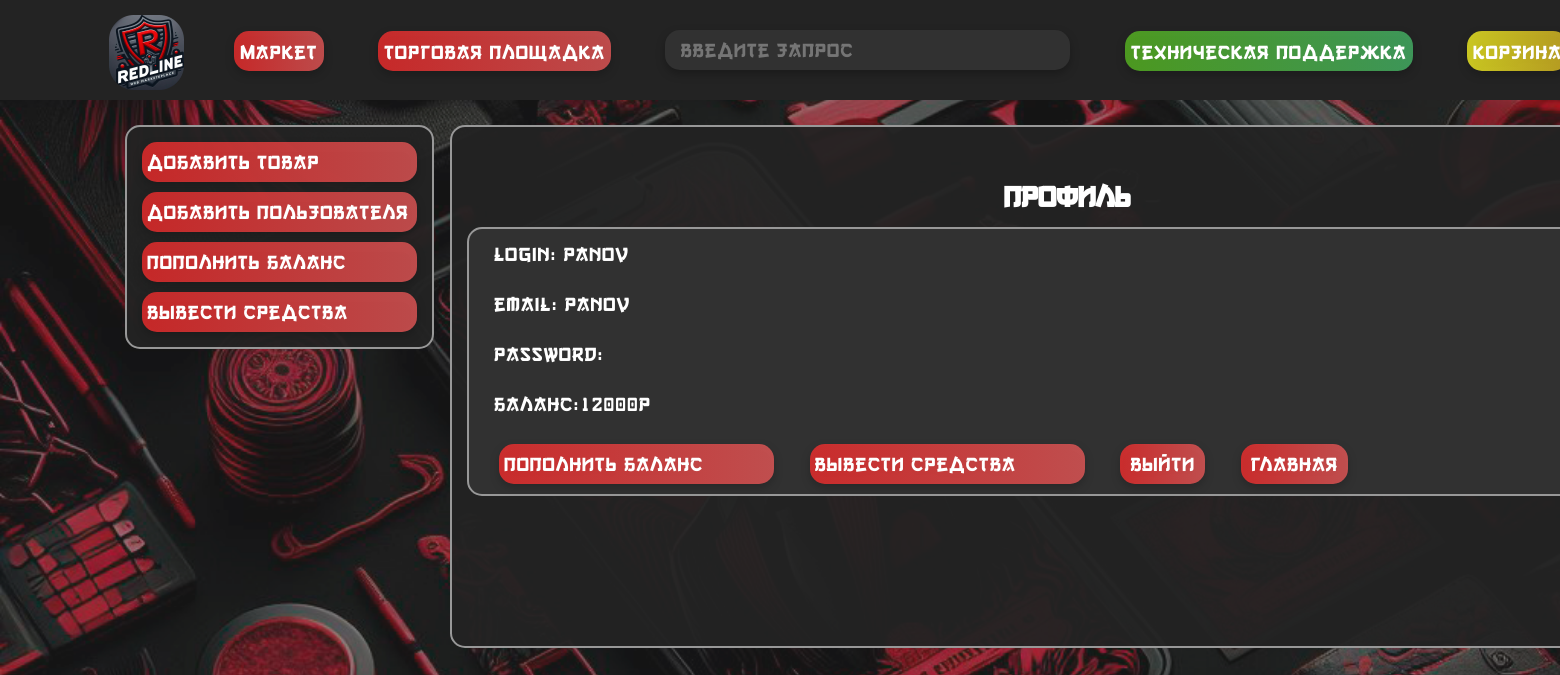
Before: /profile (signed in) with the older database file.
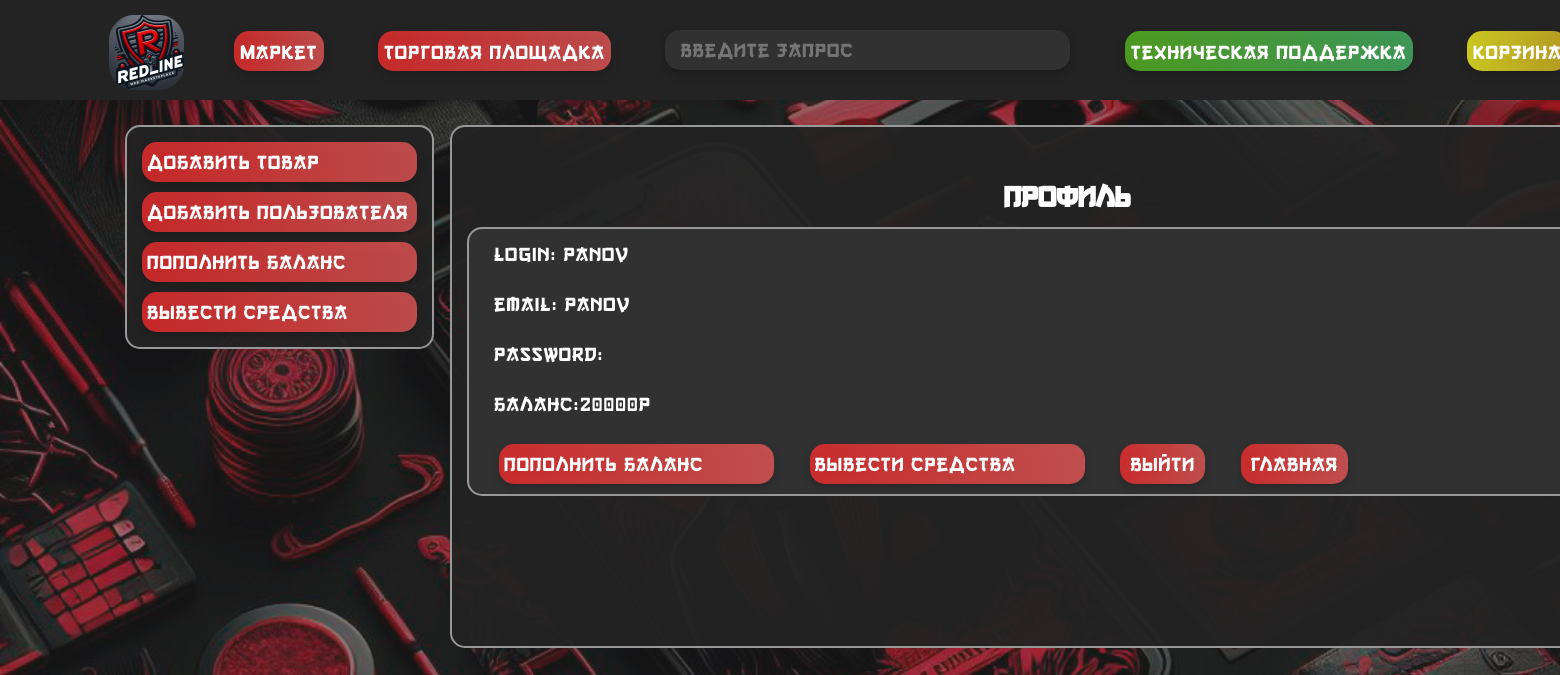
After: the same page with the newer database file.
### main.py (models this page shows, shortened)
class User(db.Model):
    id = db.Column(db.Integer, nullable=False, primary_key=True, autoincrement=True)
    login = db.Column(db.String(15), nullable=False, unique=True)
    email = db.Column(db.String(15), nullable=False, unique=True)
    password = db.Column(db.String(80), nullable=False)
    balance = db.Column(db.Integer, nullable=False)
    last_login = db.Column(db.DateTime, default=datetime.utcnow)

### main.py (the view)
@app.route('/profile')
def profile():
    user = User.query.filter_by(login=session['userLogged']).first()
    email = user.email if user else ""
    balance = user.balance if user else ""
    return render_template('profile.html', user=user, email=email, balance=balance, username=session['userLogged'])

### templates/profile.html (shortened to what this page needs)
<!DOCTYPE html>
<html lang="ru">
<head>
    <link rel="stylesheet" type="text/css" href="{{ url_for('static', filename='css/style.css') }}">
</head>
<body>
    <header>
        <div class="up">
            <img src="static\img\main\logo.png" class="logo" alt="Описание изображения">
            <div class="block_up">
                <form action="/">
                    <button class="button_up">Маркет</button>
                    <button class="button_up">Торговая площадка</button>
                </form>
                <form action="/search" method="POST" class="search-container">
                    <input type="text" name="query" placeholder="Введите запрос" class="search-button">
                </form>
                <form action="/help" method="post">
                    <button class="help button_up">Техническая поддержка</button>
                </form>
                <form action="/basket" method="post">
                    <button class="button_up basket">Корзина</button>
                </form>
            </div>
        </div>
    </header>
    <div class="lmenu main">
        <form action="/create-tovar-page" method="post">
            <button class="button button_lmenu">Добавить товар</button>
        </form>
        <form action="/create-user-page" method="post">
            <button class="button button_lmenu">Добавить пользователя</button>
        </form>
        <form action="/help" method="post">
            <button class="button button_lmenu">Пополнить баланс</button>
            <button class="button button_lmenu">Вывести средства</button>
        </form>
    </div>
    <main>
        <h2 class="title">Профиль</h2>
            <div class="block">
                    <p class="str profile">login: {{username}}</p>
                    <p class="str profile">email: {{email}}</p>
                    <p class="str profile">password: {{password}}</p>
                    <p class="str profile">Баланс:{{balance}}Р</p>
                <div>
                    <form action="/money" method="post">
                        <button class="button button_lmenu">Пополнить баланс</button>
                    </form>
                    <form action="/help" method="get">
                        <button class="button button_lmenu">Вывести средства</button>
                    </form>
                        <form><a href="/logout" class="button profile">Выйти</a></form>
                    <form><a href="/" class="button profile">Главная</a></form>
                </div>
            </div>
    </main>
</body>
</html>

### static/css/style.css (style rules this page uses)
body { margin: 0; padding: 0; background-color: rgba(0, 0, 0, 0.5); background-image: url('back.png'); background-repeat: no-repeat; background-position: center center; background-attachment: fixed; -webkit-background-size: cover; -moz-background-size: cover; -o-background-size: cover; background-size: cover; }
header { background-color: #232323; color: white; height: 100px; padding: 0px; position: fixed; top: 0; left: 0; width: 100%; z-index: 5; }
.logo { position: absolute; top: 0px; left: 0px; width: 75px; height: 75px; }
.up { font-family: 'Gang of Three[RUS by Daymarius]', sans-serif; position: absolute; margin-top: 15px; margin-left: 7%; margin-right: 7%; height: 55px; width: 1600px; display: inline-flex; }
.block_up { margin-left: 100px; margin-top: 15px; position: relative; }
.search-container { display: inline-block; vertical-align: middle; }
.button { font-family: 'Gang of Three[RUS by Daymarius]'; display: inline-flex; background: linear-gradient(90deg, rgba(255, 45, 45, 0.75) 0%, rgba(242, 91, 91, 0.75) 100%); color: white; border-radius: 15px; border: none; font-size: 20px; cursor: pointer; transition: background-color 0.3s; filter: drop-shadow(0px 4px 4px rgba(0, 0, 0, 0.25)); height: 40px; line-height: 40px; letter-spacing: 1px; margin-left: 15px; margin-right: 15px; margin-top: 10px; display: flex; flex-direction: column; padding: 0px 5px; text-decoration: none; }
.button_up { font-family: 'Gang of Three[RUS by Daymarius]'; display: inline-flex; background: linear-gradient(90deg, rgba(255, 45, 45, 0.75) 0%, rgba(242, 91, 91, 0.75) 100%); color: white; border-radius: 15px; border: none; font-size: 20px; cursor: pointer; transition: background-color 0.3s; filter: drop-shadow(0px 4px 4px rgba(0, 0, 0, 0.25)); margin-left: 25px; height: 40px; line-height: 40px; letter-spacing: 1px; margin-left: 25px; margin-right: 25px; }
.search-button { font-family: 'Gang of Three[RUS by Daymarius]'; background-color: #313131; color: #989898; padding: 0px 15px; border: none; text-align: left; font-size: 20px; cursor: pointer; border-radius: 15px; margin-left: 25px; margin-right: 25px; width: 375px; filter: drop-shadow(0px 4px 4px rgba(0, 0, 0, 0.25)); display: inline-block; height: 40px; line-height: 40px; letter-spacing: 1px; margin-bottom: 7px; }
.help { background: linear-gradient(90deg, rgba(92, 194, 33, 0.75) 0%, rgba(72, 190, 108, 0.75) 100%); }
.basket { background: linear-gradient(90deg, rgba(255, 251, 35, 0.76) 0%, rgba(231, 195, 35, 0.75) 100%); }
.title { position: relative; text-align: center; line-height: 20px; padding-bottom: 10px; top: 15px; }
main { font-family: 'Gang of Three[RUS by Daymarius]'; background-color: rgba(35, 35, 35, 0.95); color: white; height: auto; padding: 0px 15px; text-align: left; font-size: 20px; cursor: pointer; border-radius: 15px; margin-left: 450px; width: 1200px; padding-bottom:100px ; border: 2px solid #989898; position: relative; top: 125px; }
.block { background-color: #313131; font-family: 'Gang of Three[RUS by Daymarius]'; color: white; padding: 0px 15px; border: none; text-align: left; font-size: 20px; cursor: pointer; border-radius: 15px; margin-bottom: 50px; border: 2px solid #989898; }
form { display: inline-block; }
.lmenu { font-family: 'Gang of Three[RUS by Daymarius]'; float: left; position: fixed; background-color: rgba(35, 35, 35, 0.95); color: white; border: none; text-align: left; font-size: 20px; cursor: pointer; border-radius: 15px; display: flex; flex-direction: column; align-items: center; margin-left: 125px; margin-top: 125px; padding-bottom: 15px; padding-top: 5px; display: flex; flex-direction: column; align-items: flex-start; border: 2px solid #989898; }
.button_lmenu { width: 275px; }
.title { font-family: 'Gang of Three[RUS by Daymarius]'; text-align: center; padding-top: 20px; }
.str { display: flex; flex-direction: row; letter-spacing: 1px; padding-top: 5px; }
.profile { display: flex; padding: 10px; margin-top: 5px; margin-bottom: 10px; line-height: 20px; height: auto; text-align: center; align-items: center; }
input, textarea { font-family: 'Arial'; }

Changed rows visible on the page:
changed User "Panov": balance "12000" → "20000"
